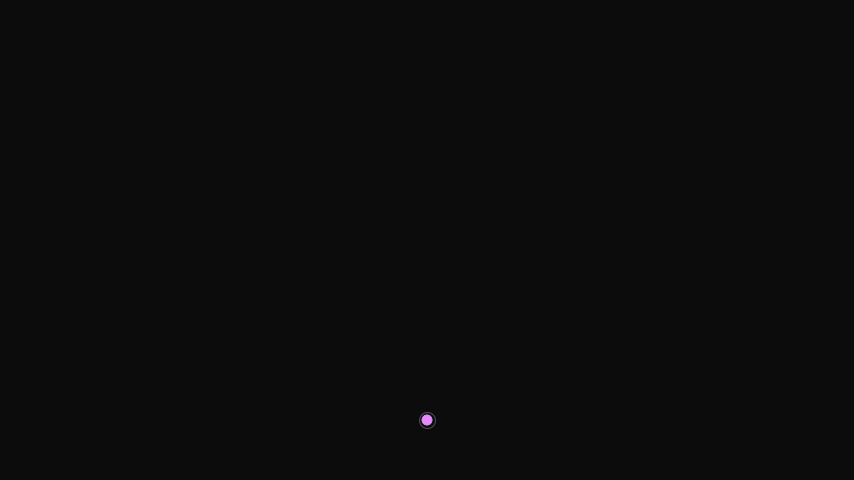
Frame 1 (no input)
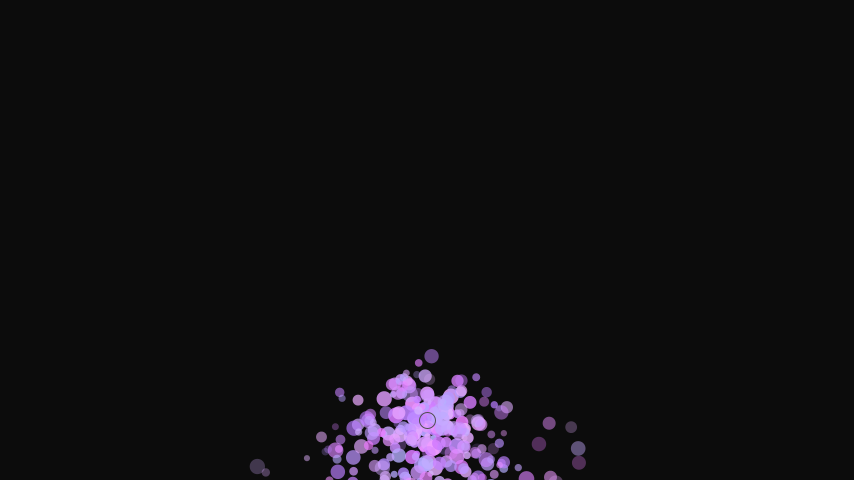
Frame 60 (the mouse pressed at the canvas centre just before this capture)
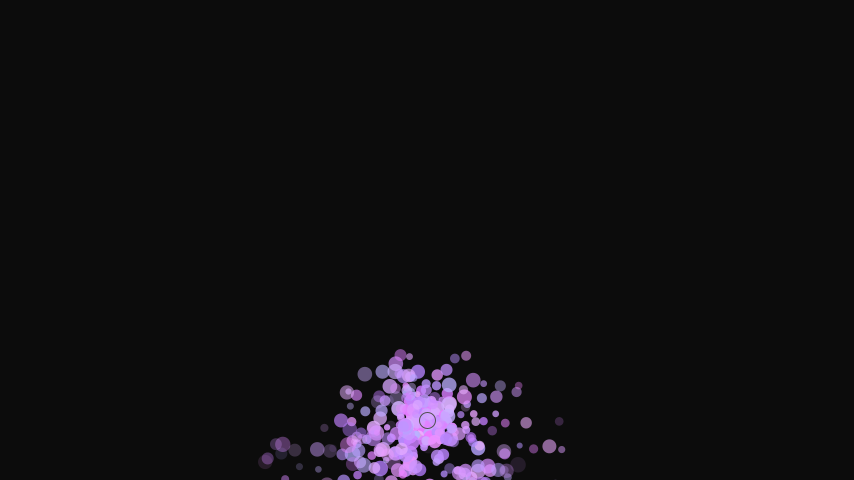
Frame 120 (the mouse held since frame 60 and released just before this capture)

The Processing sketch that drew these frames (run headless with seeded random() and noise(); from frame 60 on, the mouse is pressed at the canvas centre):

// Processing sketch: sketch_sample05
// ── sketch_sample05.pde
ArrayList<Particle> ps = new ArrayList<>();
PVector emitter;
int pm;

void setup() {
  size(854, 480);
  emitter = new PVector(width/2, height-60);
  pm = millis();
}

void draw() {
  float dt = (millis()-pm)/1000.0;
  pm = millis();
  background(12);
  // 毎フレーム数個ずつ放出
  for (int i=0; i<8; i++) ps.add(new Particle(emitter));
  // 更新＆描画（後ろから消す）
  for (int i=ps.size()-1; i>=0; i--) {
    Particle p = ps.get(i);
    p.update(dt);
    p.draw();
    if (p.dead()) ps.remove(i);
  }
  // エミッタの目印
  stroke(80);
  noFill();
  ellipse(emitter.x, emitter.y, 16, 16);
}

void mouseMoved() {
  emitter.set(mouseX, mouseY);
}

void keyPressed() {
  if(key == 's') save("sample05.png");
}

// ── Particle.pde
class Particle {
  PVector pos, vel;
  float life;
  color col;
  float r;
  Particle(PVector origin) {
    pos = origin.copy();
    vel = PVector.random2D().mult(random(80, 240)); // px/秒
    life = 1.0;                   // 1.0→0.0 で減衰
    r = random(3, 8);
    col = color(random(180, 240), random(120, 180), 255);
  }
  void update(float dt) {
    // 重力＋減衰
    vel.y += 400*dt;
    pos.add(PVector.mult(vel, dt));
    life -= 0.8*dt;               // 約1.25秒で消える
  }
  void draw() {
    float a = constrain(life, 0, 1);
    noStroke();
    fill(col, 255*a);
    ellipse(pos.x, pos.y, r*2, r*2);
  }
  boolean dead() {
    return life<=0;
  }
}
